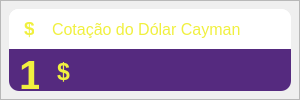
              <widget class="QFrame" name="frame_56">
               <property name="minimumSize">
                <size>
                 <width>300</width>
                 <height>0</height>
                </size>
               </property>
               <property name="maximumSize">
                <size>
                 <width>300</width>
                 <height>16777215</height>
                </size>
               </property>
               <property name="styleSheet">
                <string notr="true"/>
               </property>
               <property name="frameShape">
                <enum>QFrame::StyledPanel</enum>
               </property>
               <property name="frameShadow">
                <enum>QFrame::Raised</enum>
               </property>
               <layout class="QVBoxLayout" name="verticalLayout_25">
                <property name="spacing">
                 <number>0</number>
                </property>
                <property name="leftMargin">
                 <number>8</number>
                </property>
                <property name="topMargin">
                 <number>8</number>
                </property>
                <property name="rightMargin">
                 <number>8</number>
                </property>
                <property name="bottomMargin">
                 <number>8</number>
                </property>
                <item>
                 <widget class="QFrame" name="frame_57">
                  <property name="styleSheet">
                   <string notr="true">background-color: rgb(255, 255, 255);
border-radius:10px;</string>
                  </property>
                  <property name="frameShape">
                   <enum>QFrame::StyledPanel</enum>
                  </property>
                  <property name="frameShadow">
                   <enum>QFrame::Raised</enum>
                  </property>
                  <layout class="QVBoxLayout" name="verticalLayout_61">
                   <property name="spacing">
                    <number>0</number>
                   </property>
                   <property name="leftMargin">
                    <number>0</number>
                   </property>
                   <property name="topMargin">
                    <number>0</number>
                   </property>
                   <property name="rightMargin">
                    <number>0</number>
                   </property>
                   <property name="bottomMargin">
                    <number>0</number>
                   </property>
                   <item>
                    <widget class="QFrame" name="frame_89">
                     <property name="minimumSize">
                      <size>
                       <width>0</width>
                       <height>40</height>
                      </size>
                     </property>
                     <property name="maximumSize">
                      <size>
                       <width>16777215</width>
                       <height>40</height>
                      </size>
                     </property>
                     <property name="frameShape">
                      <enum>QFrame::StyledPanel</enum>
                     </property>
                     <property name="frameShadow">
                      <enum>QFrame::Raised</enum>
                     </property>
                     <widget class="QLabel" name="label_57">
                      <property name="geometry">
                       <rect>
                        <x>43</x>
                        <y>10</y>
                        <width>231</width>
                        <height>20</height>
                       </rect>
                      </property>
                      <property name="font">
                       <font>
                        <pointsize>12</pointsize>
                       </font>
                      </property>
                      <property name="styleSheet">
                       <string notr="true">color: rgb(240, 240, 63);</string>
                      </property>
                      <property name="text">
                       <string>Cotação do Dólar Cayman</string>
                      </property>
                     </widget>
                     <widget class="QLabel" name="label_162">
                      <property name="geometry">
                       <rect>
                        <x>0</x>
                        <y>0</y>
                        <width>40</width>
                        <height>41</height>
                       </rect>
                      </property>
                      <property name="text">
                       <string/>
                      </property>
                      <property name="pixmap">
                       <pixmap>../../../../3D Objects/ControleFinanceiro/System/img/synchronize_40px.png</pixmap>
                      </property>
                     </widget>
                     <widget class="QLabel" name="label_163">
                      <property name="geometry">
                       <rect>
                        <x>15</x>
                        <y>9</y>
                        <width>10</width>
                        <height>20</height>
                       </rect>
                      </property>
                      <property name="font">
                       <font>
                        <pointsize>14</pointsize>
                        <bold>true</bold>
                       </font>
                      </property>
                      <property name="styleSheet">
                       <string notr="true">color: rgb(240, 240, 63);</string>
                      </property>
                      <property name="text">
                       <string>$</string>
                      </property>
                     </widget>
                    </widget>
                   </item>
                   <item>
                    <widget class="QFrame" name="frame_90">
                     <property name="styleSheet">
                      <string notr="true">background-color: rgb(85, 42, 127);
border-top-left-radius: 0px;
border-top-right-radius: 0px;</string>
                     </property>
                     <property name="frameShape">
                      <enum>QFrame::StyledPanel</enum>
                     </property>
                     <property name="frameShadow">
                      <enum>QFrame::Raised</enum>
                     </property>
                     <widget class="QLabel" name="label_59">
                      <property name="geometry">
                       <rect>
                        <x>10</x>
                        <y>5</y>
                        <width>20</width>
                        <height>40</height>
                       </rect>
                      </property>
                      <property name="font">
                       <font>
                        <pointsize>31</pointsize>
                        <bold>true</bold>
                       </font>
                      </property>
                      <property name="styleSheet">
                       <string notr="true">color: #FFF0F03F;</string>
                      </property>
                      <property name="text">
                       <string>1</string>
                      </property>
                     </widget>
                     <widget class="QLabel" name="label_60">
                      <property name="geometry">
                       <rect>
                        <x>21</x>
                        <y>100</y>
                        <width>160</width>
                        <height>15</height>
                       </rect>
                      </property>
                      <property name="styleSheet">
                       <string notr="true">color: rgb(182, 182, 182)</string>
                      </property>
                      <property name="text">
                       <string>Quotation date: 01/09/2022</string>
                      </property>
                     </widget>
                     <widget class="QLabel" name="label_62">
                      <property name="geometry">
                       <rect>
                        <x>20</x>
                        <y>67</y>
                        <width>210</width>
                        <height>30</height>
                       </rect>
                      </property>
                      <property name="font">
                       <font>
                        <pointsize>18</pointsize>
                        <bold>true</bold>
                       </font>
                      </property>
                      <property name="styleSheet">
                       <string notr="true">color: rgb(90, 173, 253);</string>
                      </property>
                      <property name="text">
                       <string>514,50 AOA</string>
                      </property>
                     </widget>
                     <widget class="QLabel" name="label_46">
                      <property name="geometry">
                       <rect>
                        <x>30</x>
                        <y>6</y>
                        <width>50</width>
                        <height>41</height>
                       </rect>
                      </property>
                      <property name="text">
                       <string/>
                      </property>
                      <property name="pixmap">
                       <pixmap>../../../../3D Objects/ControleFinanceiro/System/img/round_50px.png</pixmap>
                      </property>
                     </widget>
                     <widget class="QLabel" name="label_164">
                      <property name="geometry">
                       <rect>
                        <x>48</x>
                        <y>13</y>
                        <width>13</width>
                        <height>20</height>
                       </rect>
                      </property>
                      <property name="font">
                       <font>
                        <pointsize>17</pointsize>
                        <bold>true</bold>
                       </font>
                      </property>
                      <property name="styleSheet">
                       <string notr="true">color: rgb(240, 240, 63);</string>
                      </property>
                      <property name="text">
                       <string>$</string>
                      </property>
                     </widget>
                    </widget>
                   </item>
                  </layout>
                 </widget>
                </item>
               </layout>
              </widget>
